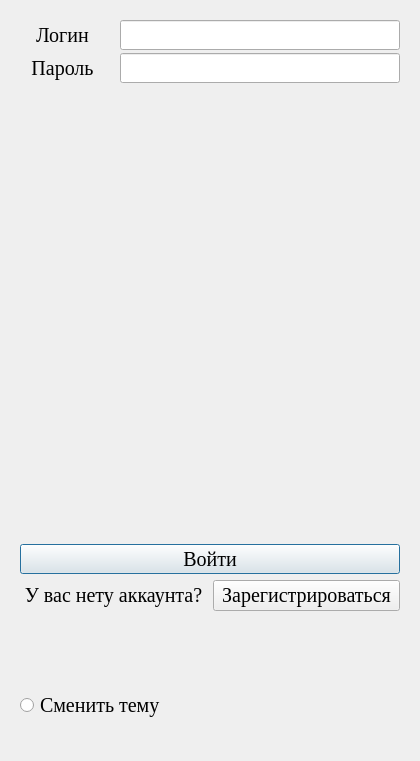
<?xml version="1.0" encoding="UTF-8"?>
<ui version="4.0">
 <class>thirdwindow</class>
 <widget class="QDialog" name="thirdwindow">
  <property name="geometry">
   <rect>
    <x>0</x>
    <y>0</y>
    <width>420</width>
    <height>761</height>
   </rect>
  </property>
  <property name="sizePolicy">
   <sizepolicy hsizetype="Expanding" vsizetype="Expanding">
    <horstretch>0</horstretch>
    <verstretch>0</verstretch>
   </sizepolicy>
  </property>
  <property name="minimumSize">
   <size>
    <width>420</width>
    <height>0</height>
   </size>
  </property>
  <property name="windowTitle">
   <string>Dialog</string>
  </property>
  <layout class="QHBoxLayout" name="horizontalLayout_3">
   <item>
    <widget class="QGroupBox" name="groupBox">
     <property name="sizePolicy">
      <sizepolicy hsizetype="Expanding" vsizetype="Expanding">
       <horstretch>0</horstretch>
       <verstretch>0</verstretch>
      </sizepolicy>
     </property>
     <property name="minimumSize">
      <size>
       <width>0</width>
       <height>0</height>
      </size>
     </property>
     <property name="maximumSize">
      <size>
       <width>700</width>
       <height>16777215</height>
      </size>
     </property>
     <property name="font">
      <font>
       <family>Times New Roman</family>
       <pointsize>16</pointsize>
      </font>
     </property>
     <property name="styleSheet">
      <string notr="true">QGroupBox {
      border: none; 
}</string>
     </property>
     <property name="title">
      <string/>
     </property>
     <property name="alignment">
      <set>Qt::AlignmentFlag::AlignCenter</set>
     </property>
     <layout class="QVBoxLayout" name="verticalLayout_6">
      <item>
       <layout class="QVBoxLayout" name="verticalLayout_4">
        <item>
         <layout class="QVBoxLayout" name="verticalLayout_3">
          <item>
           <layout class="QHBoxLayout" name="horizontalLayout">
            <property name="spacing">
             <number>15</number>
            </property>
            <item>
             <layout class="QVBoxLayout" name="verticalLayout_2">
              <property name="spacing">
               <number>3</number>
              </property>
              <item>
               <widget class="QLabel" name="label_6">
                <property name="minimumSize">
                 <size>
                  <width>85</width>
                  <height>30</height>
                 </size>
                </property>
                <property name="maximumSize">
                 <size>
                  <width>16777215</width>
                  <height>30</height>
                 </size>
                </property>
                <property name="font">
                 <font>
                  <family>Times New Roman</family>
                  <pointsize>15</pointsize>
                 </font>
                </property>
                <property name="styleSheet">
                 <string notr="true"/>
                </property>
                <property name="text">
                 <string>Логин</string>
                </property>
                <property name="alignment">
                 <set>Qt::AlignmentFlag::AlignCenter</set>
                </property>
               </widget>
              </item>
              <item>
               <widget class="QLabel" name="label_7">
                <property name="minimumSize">
                 <size>
                  <width>0</width>
                  <height>30</height>
                 </size>
                </property>
                <property name="maximumSize">
                 <size>
                  <width>16777215</width>
                  <height>30</height>
                 </size>
                </property>
                <property name="font">
                 <font>
                  <family>Times New Roman</family>
                  <pointsize>15</pointsize>
                 </font>
                </property>
                <property name="styleSheet">
                 <string notr="true"/>
                </property>
                <property name="text">
                 <string>Пароль</string>
                </property>
                <property name="alignment">
                 <set>Qt::AlignmentFlag::AlignCenter</set>
                </property>
               </widget>
              </item>
             </layout>
            </item>
            <item>
             <layout class="QVBoxLayout" name="verticalLayout">
              <property name="spacing">
               <number>3</number>
              </property>
              <item>
               <widget class="QLineEdit" name="login_enter">
                <property name="minimumSize">
                 <size>
                  <width>150</width>
                  <height>0</height>
                 </size>
                </property>
                <property name="maximumSize">
                 <size>
                  <width>16777215</width>
                  <height>30</height>
                 </size>
                </property>
                <property name="font">
                 <font>
                  <family>Times New Roman</family>
                  <pointsize>16</pointsize>
                 </font>
                </property>
                <property name="styleSheet">
                 <string notr="true"/>
                </property>
                <property name="alignment">
                 <set>Qt::AlignmentFlag::AlignLeading|Qt::AlignmentFlag::AlignLeft|Qt::AlignmentFlag::AlignTop</set>
                </property>
               </widget>
              </item>
              <item>
               <widget class="QLineEdit" name="password_enter">
                <property name="minimumSize">
                 <size>
                  <width>0</width>
                  <height>0</height>
                 </size>
                </property>
                <property name="maximumSize">
                 <size>
                  <width>16777215</width>
                  <height>30</height>
                 </size>
                </property>
                <property name="font">
                 <font>
                  <family>Times New Roman</family>
                  <pointsize>16</pointsize>
                 </font>
                </property>
                <property name="styleSheet">
                 <string notr="true"/>
                </property>
                <property name="alignment">
                 <set>Qt::AlignmentFlag::AlignLeading|Qt::AlignmentFlag::AlignLeft|Qt::AlignmentFlag::AlignTop</set>
                </property>
               </widget>
              </item>
             </layout>
            </item>
           </layout>
          </item>
          <item>
           <spacer name="verticalSpacer">
            <property name="orientation">
             <enum>Qt::Orientation::Vertical</enum>
            </property>
            <property name="sizeType">
             <enum>QSizePolicy::Policy::Fixed</enum>
            </property>
            <property name="sizeHint" stdset="0">
             <size>
              <width>20</width>
              <height>99</height>
             </size>
            </property>
           </spacer>
          </item>
          <item>
           <widget class="QLabel" name="catLabel2">
            <property name="minimumSize">
             <size>
              <width>350</width>
              <height>350</height>
             </size>
            </property>
            <property name="text">
             <string/>
            </property>
            <property name="alignment">
             <set>Qt::AlignmentFlag::AlignCenter</set>
            </property>
           </widget>
          </item>
          <item>
           <widget class="QPushButton" name="pushButton_3">
            <property name="minimumSize">
             <size>
              <width>0</width>
              <height>30</height>
             </size>
            </property>
            <property name="maximumSize">
             <size>
              <width>16777215</width>
              <height>30</height>
             </size>
            </property>
            <property name="font">
             <font>
              <family>Times New Roman</family>
              <pointsize>15</pointsize>
             </font>
            </property>
            <property name="styleSheet">
             <string notr="true"/>
            </property>
            <property name="text">
             <string>Войти</string>
            </property>
           </widget>
          </item>
         </layout>
        </item>
        <item>
         <layout class="QHBoxLayout" name="horizontalLayout_2">
          <item>
           <widget class="QLabel" name="label_8">
            <property name="minimumSize">
             <size>
              <width>0</width>
              <height>30</height>
             </size>
            </property>
            <property name="font">
             <font>
              <family>Times New Roman</family>
              <pointsize>15</pointsize>
             </font>
            </property>
            <property name="text">
             <string>У вас нету аккаунта?</string>
            </property>
            <property name="alignment">
             <set>Qt::AlignmentFlag::AlignCenter</set>
            </property>
           </widget>
          </item>
          <item>
           <widget class="QPushButton" name="pushButton_4">
            <property name="minimumSize">
             <size>
              <width>0</width>
              <height>30</height>
             </size>
            </property>
            <property name="font">
             <font>
              <family>Times New Roman</family>
              <pointsize>15</pointsize>
             </font>
            </property>
            <property name="text">
             <string>Зарегистрироваться</string>
            </property>
           </widget>
          </item>
         </layout>
        </item>
        <item>
         <spacer name="verticalSpacer_3">
          <property name="orientation">
           <enum>Qt::Orientation::Vertical</enum>
          </property>
          <property name="sizeType">
           <enum>QSizePolicy::Policy::MinimumExpanding</enum>
          </property>
          <property name="sizeHint" stdset="0">
           <size>
            <width>20</width>
            <height>50</height>
           </size>
          </property>
         </spacer>
        </item>
       </layout>
      </item>
      <item>
       <widget class="QRadioButton" name="radioButton_2">
        <property name="minimumSize">
         <size>
          <width>0</width>
          <height>30</height>
         </size>
        </property>
        <property name="maximumSize">
         <size>
          <width>150</width>
          <height>16777215</height>
         </size>
        </property>
        <property name="font">
         <font>
          <family>Times New Roman</family>
          <pointsize>15</pointsize>
         </font>
        </property>
        <property name="styleSheet">
         <string notr="true"/>
        </property>
        <property name="text">
         <string>Сменить тему</string>
        </property>
       </widget>
      </item>
      <item>
       <spacer name="verticalSpacer_2">
        <property name="orientation">
         <enum>Qt::Orientation::Vertical</enum>
        </property>
        <property name="sizeType">
         <enum>QSizePolicy::Policy::Fixed</enum>
        </property>
        <property name="sizeHint" stdset="0">
         <size>
          <width>20</width>
          <height>21</height>
         </size>
        </property>
       </spacer>
      </item>
     </layout>
    </widget>
   </item>
  </layout>
 </widget>
 <resources/>
 <connections/>
</ui>
